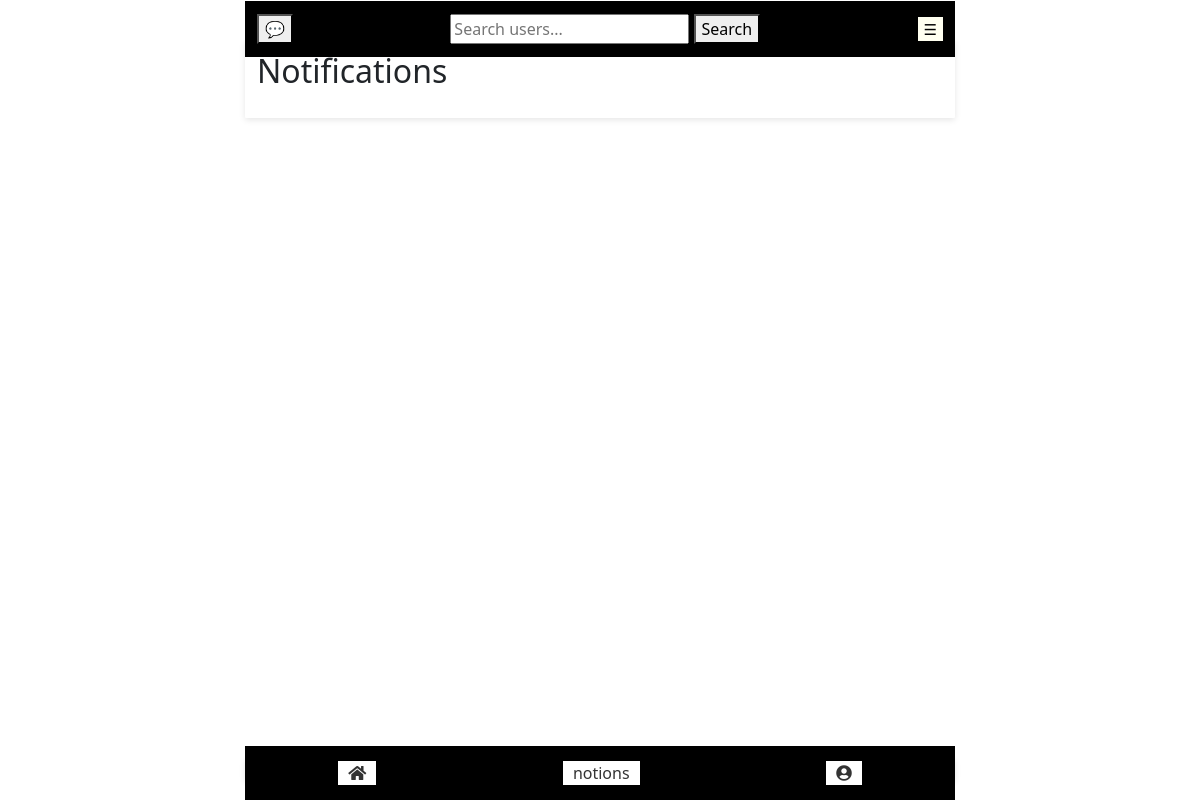
The app's page /notifications/ (signed in), older data.
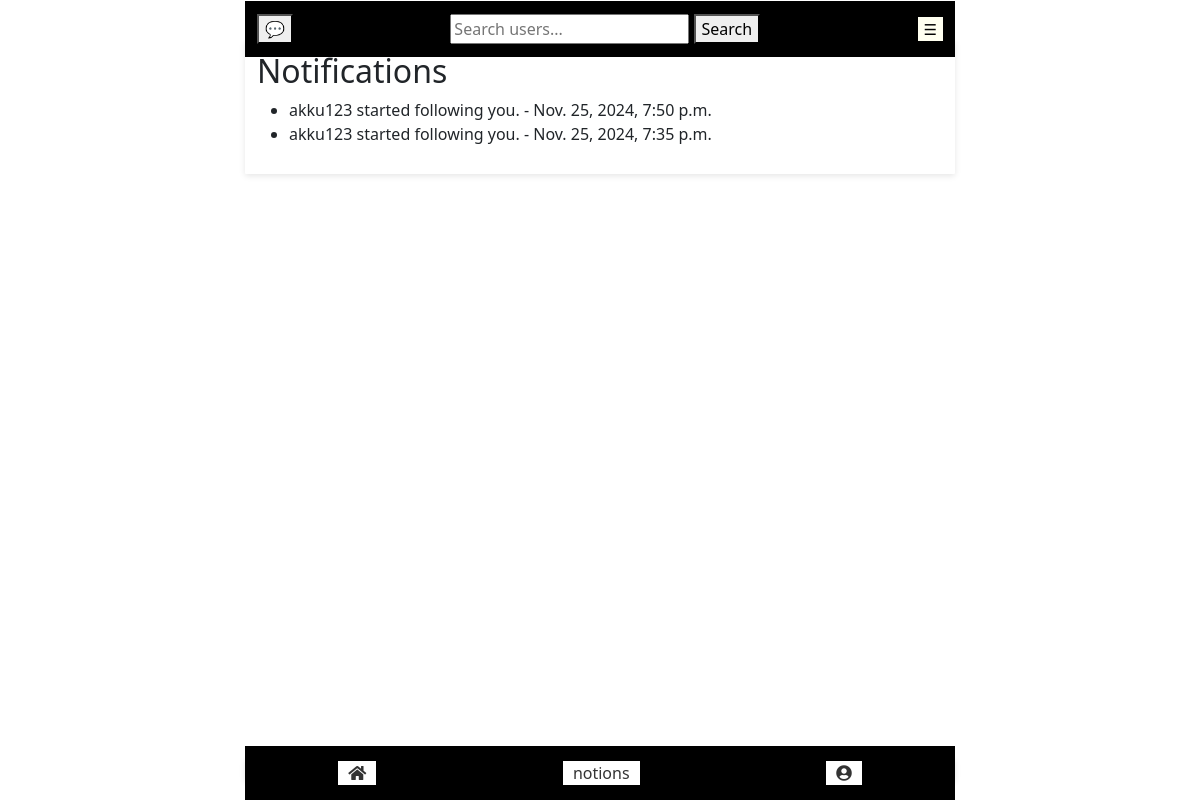
The same page, newer data.
### service_auth/notion/models.py (models this page shows, shortened)
class Notification(models.Model):
    user = models.ForeignKey(AuthUser, on_delete=models.CASCADE, related_name='notifications', null = True)
    content = models.TextField()
    created_at = models.DateTimeField(auto_now_add=True)
    is_read = models.BooleanField(default=False)
    notion = models.ForeignKey('Notion', null=True, blank=True, on_delete=models.CASCADE, related_name='notifications')
    comment = models.ForeignKey('Comment', null=True, blank=True, on_delete=models.CASCADE, related_name='notifications')
    liked_by = models.ForeignKey(AuthUser, null=True, blank=True, on_delete=models.CASCADE, related_name='liked_notifications')
    related_media = models.ForeignKey(Media, on_delete=models.CASCADE, related_name='related_notifications', null=True, blank=True)
    related_audio = models.ForeignKey(Audio, on_delete=models.CASCADE, related_name='related_notifications', null=True, blank=True)  # New field for audio notifications
    related_notion = models.ForeignKey(Notion, on_delete=models.CASCADE, related_name='related_notifications', null=True, blank=True)
    related_comment = models.ForeignKey(Comment, on_delete=models.CASCADE, related_name='related_notifications', null=True, blank=True)
    related_user = models.ForeignKey(AuthUser, on_delete=models.CASCADE, related_name='related_notifications', null=True, blank=True)
    type = models.CharField(max_length=50, choices=[('follow', 'Follow'), ('like', 'Like'), ('comment', 'Comment')], null=True)

### service_auth/notion/views.py (the view)
# urls.py: path('notifications/', views.notifications, name='notifications'),
@login_required
def notifications(request):
    user = request.user
    now = timezone.now()
    eight_days_ago = now - timedelta(days=8)
    notifications = Notification.objects.filter(user=user, created_at__gte=eight_days_ago).order_by('-created_at')
    for notification in notifications:
        notification.content = make_usernames_clickable(notification.content)
        if notification.comment:
            notification.comment.content = make_usernames_clickable(notification.comment.content)
        if notification.liked_by:
            notification.liked_by.content = make_usernames_clickable(notification.liked_by.content)
    return render(request, 'notifications.html', {'notifications': notifications})

### service_auth/notion/utils.py (called while the page is built)
def make_usernames_clickable(content):
    def replace_username(match):
        username = match.group(1)
        try:
            user = AuthUser.objects.get(username=username)
            url = reverse("user_profile:profile", args=[user.id])
            return mark_safe(f'<a href="{url}">@{username}</a>')
        except AuthUser.DoesNotExist:
            return f'@{username}'  # If user does not exist, return the plain text
    content = re.sub(r'@(\w+)', replace_username, content)
    content = re.sub(r'(https?://\S+)', r'<a href="\1" target="_blank">\1</a>', content)
    return content

### templates/notions/notifications.html
{% extends 'landing_page.html' %}
{% block main_content %}
<h2>Notifications</h2>
<ul>
  {% for notification in notifications %}
    <li>
      {% if notification.related_notion %}
        <a href="{% url 'notion:notion_detail' notification.related_notion.id %}">
          {{ notification.content|safe }} - {{ notification.created_at }}
        </a>
      {% else %}
        {{ notification.content|safe }} - {{ notification.created_at }}
      {% endif %}
    </li>
  {% endfor %}
</ul>
{% endblock %}

### templates/landings/landing_page.html (shortened to what this page needs)
{% load media_filters %}
{% load static %}
<!DOCTYPE html>
<html lang="en">
<head>
    <link href="https://cdnjs.cloudflare.com/ajax/libs/select2/4.0.13/css/select2.min.css" rel="stylesheet" />
    {% load static %}
    <link rel="stylesheet" href="https://cdn.jsdelivr.net/npm/bootstrap@5.3.2/dist/css/bootstrap.min.css">
    <link href="https://cdnjs.cloudflare.com/ajax/libs/prism/1.24.1/themes/prism.min.css" rel="stylesheet" />
</head>
<body style="padding-bottom: 60px;">
    <div id="splash-content" style="display: none;">
        {% block splash %}
        <div class="content-container">
            <header>
                    <nav class="navbar navbar-expand-lg navbar-dark bg-black">
                        <div class="container">
                            <a href="{% url 'only_message:message_list_view' %}" class="button-link">
                                <button class="messagebtn"> 💬 </button>
                            </a>
                            <form method="GET" action="{% url 'user_profile:search_users' %}">
                                <input type="text" name="q" placeholder="Search users..." value="{{ query }}">
                                <button type="submit">Search</button>
                            </form>
                            <button class="openbtn" onclick="openNav()">☰ </button>
                        </div>
                    </nav>
            </header>
            <main id="main">
                {% block main_content %}{% endblock %}
            </main>
            {% block footer %}
            <footer class="bg-primary text-white bg-black py-3">
                <div class="bottom-strip d-flex justify-content-around">
                    <div class="home bg-white">
                        <a href="{% url 'only_card:landing_page' %}">
                            <i class="fas fa-home"></i>
                        </a>
                    </div>
                    {% block new_notion %}
                    <div class="notion bg-white">
                        <a href="{% url 'notion:notion_home' notion_id=request.user.id%}">notions</a>
                    </div>
                    {% endblock %}
                    <div class="profile bg-white">
                        <a href="{% url 'user_profile:following_media' %}" class="profile-button">
                            <i class="fas fa-user-circle"></i>
                        </a>
                    </div>
                </div>
            </footer>
            {%endblock%}
        {% endblock %}
    </div>
    </body>
</html>

Row changes from the older to the newer data that the page shows:
added Notification: content "akku123 started following you.", created_at "Nov. 25, 2024, 7:50 p.m."
added Notification: content "akku123 started following you.", created_at "Nov. 25, 2024, 7:35 p.m."
